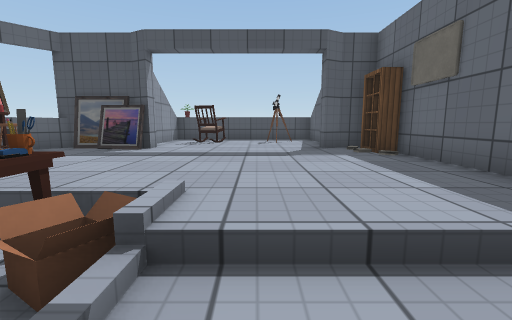
[1] (above)

13 first-person views from a walk through a 3-D level made in the Unity game engine. The camera is 1.2 m above the floor, tilts 8° down and sees 90° across. The floor is counted in squares, 1 m on a side. Each view is taken from the middle of a square. On the plan, view 1 faces up. The plan holds only what a view shows up to about 12 squares ahead; the rest is blank. The place goes on beyond the plan. The player character is not drawn. Door leaves are left out, so doorways stand open. Some surface patterns are stand-ins.

[2]
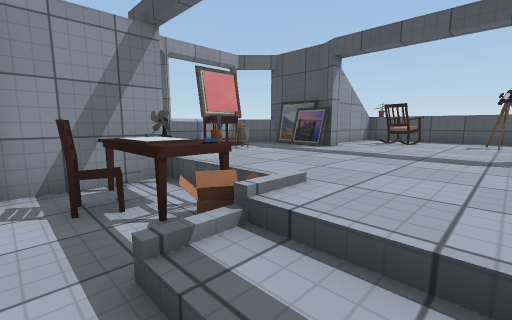

[3]
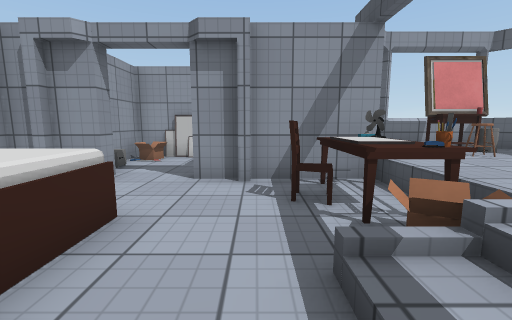

[4]
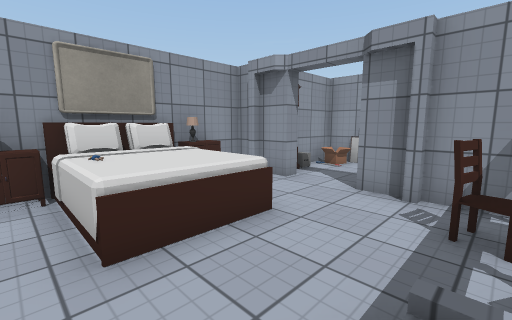

[5]
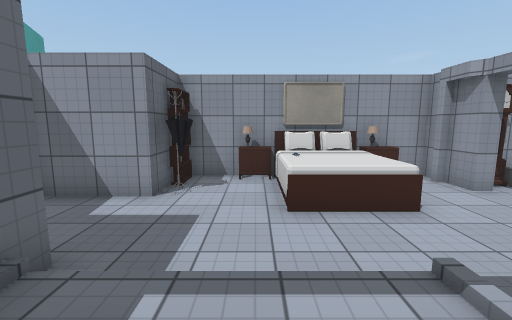

[6]
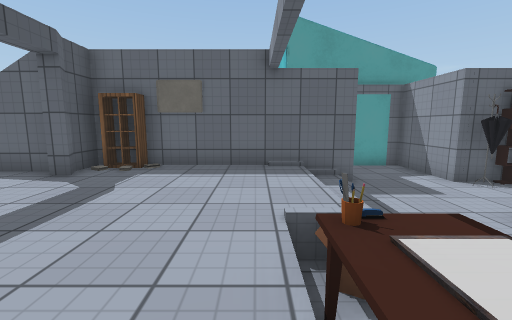

[7]
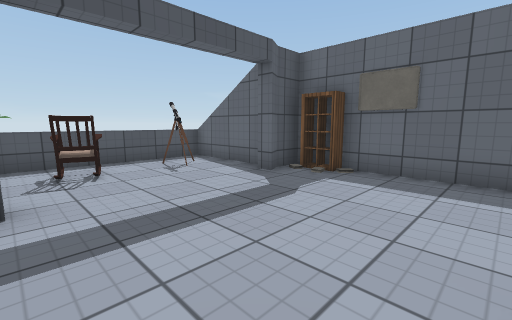

[8]
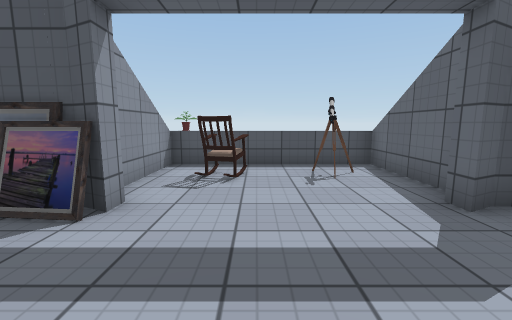

[9]
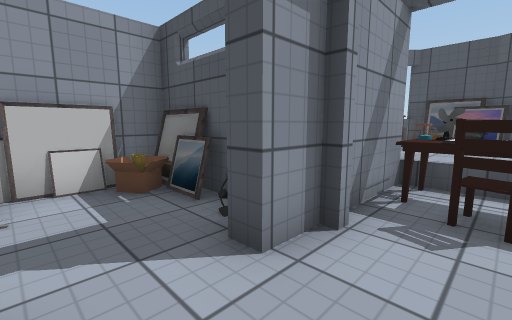

[10]
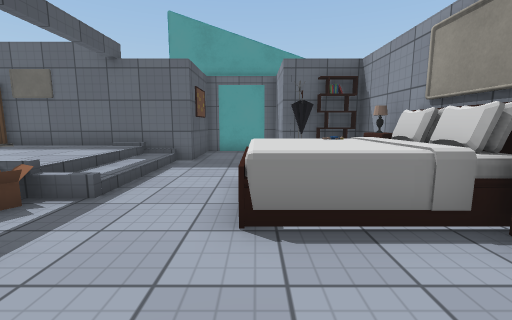

[11]
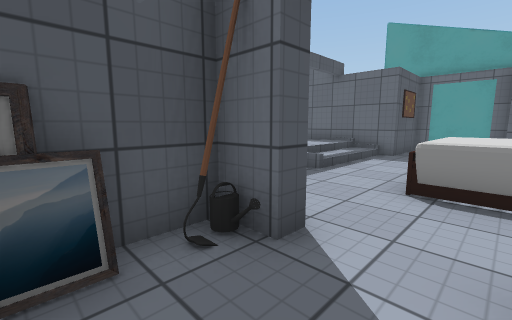

[12]
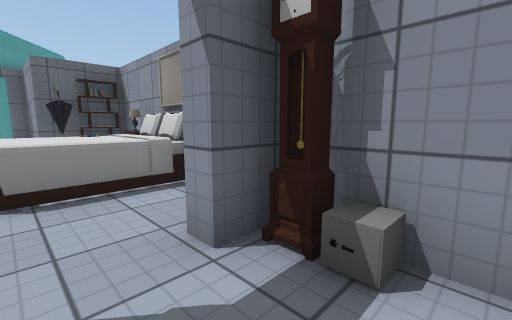

[13]
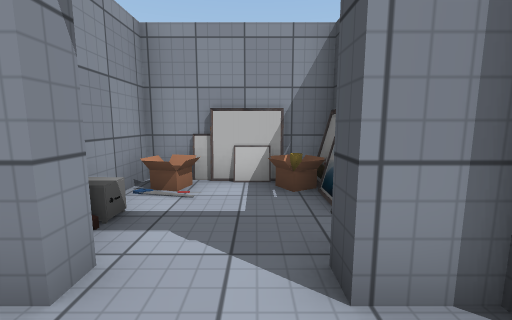

### Floor plan
Key: @ floor where view 1 was taken; # wall or solid block; . main floor; - floor 0.5 m lower than the main floor; / step, stairs or slope; = window, fence, low wall or low ledge; C chair; S shelf; T table; L stool; B box; E bed; K clock; O other object.
Columns run from 9 left of view 1 to 7 right of it. Each row starts with its distance up from view 1.
 12      ##=====#
 11      #......#
 10      #.CC.#.#
  9      #......#
  8     ##.....###
  7    ###......S#
  6    ##.......S#
  5    #T........#
  4    #L........#
  3    ##........#
  2     #TOT-....#
  1     #TCTB////#
  0   ####---@---####
 -1 ####O-----------#
 -2 #B-----EEE------#
 -3 #B-----EEE--#####
 -4 ###K#--EEE--S#
 -5     ###EEE##S#

Where each view was taken, in squares from view 1:
view 1: 0 up, 0 right, facing up
view 2: 0 up, 1 right, facing up-left
view 3: 0 up, 1 right, facing left
view 4: 1 up, 1 right, facing down-left
view 5: 3 up, 1 right, facing down
view 6: 3 up, 4 left, facing right
view 7: 3 up, 3 left, facing up-right
view 8: 4 up, 1 left, facing up
view 9: 3 down, 3 left, facing up-left
view 10: 2 down, 5 left, facing right
view 11: 3 down, 7 left, facing up-right
view 12: 2 down, 7 left, facing down-right
view 13: 2 down, 3 left, facing left
